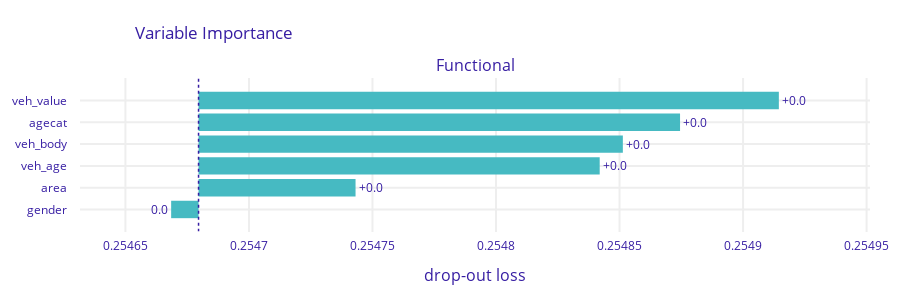
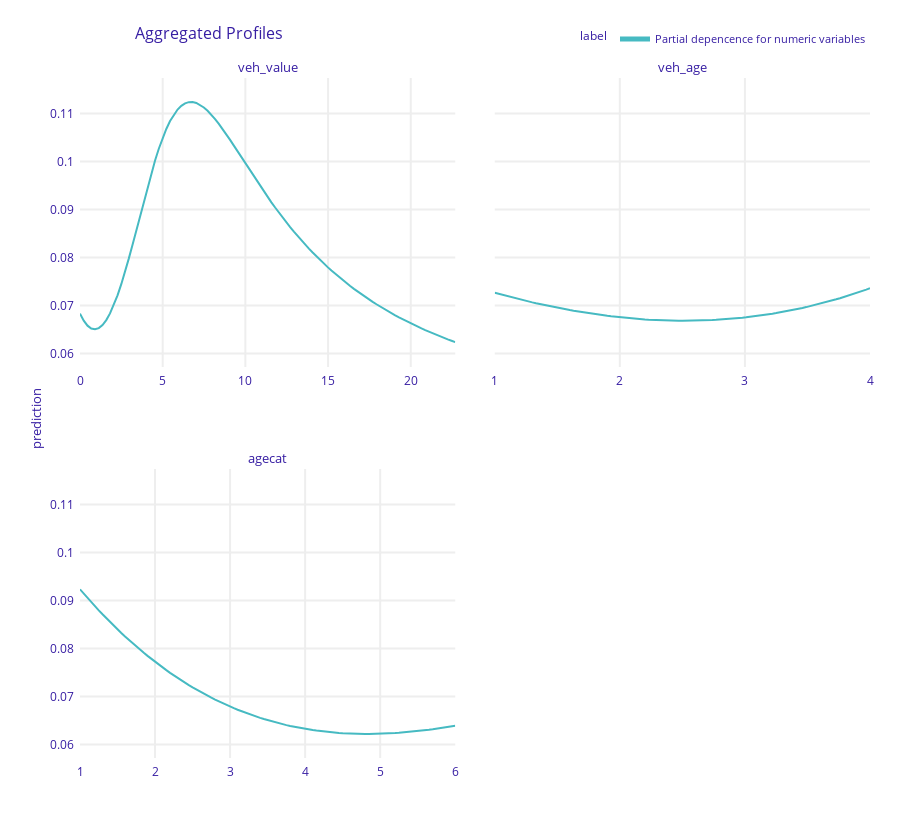
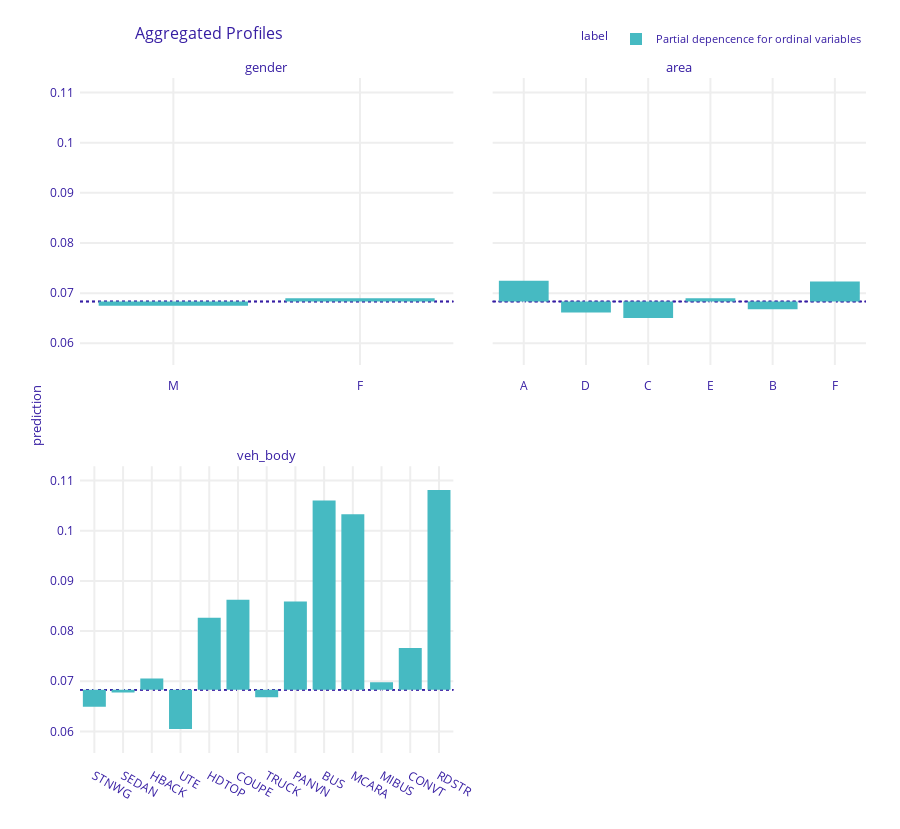

Here is the notebook cell these charts were saved with, in order:
### Code cell
# Interpretation
import numpy as np
from sklearn.metrics import log_loss
import dalex as dx

# Set up explainer
def pred_fun(m, X):
    return m.predict(dict_provider(X), batch_size=1000).flatten()

exp = dx.Explainer(
    model, 
    data=df_valid[dense_features + ["veh_body"]], 
    y=y_valid, 
    predict_function=pred_fun, 
    verbose=False
)

# Performance on validation data
valid_loss = log_loss(y_valid, exp.predict(df_valid))
valid_loss0 = log_loss(y_valid, np.repeat(y_train.mean(), len(y_valid)))
rel_imp = (valid_loss0 - valid_loss) / valid_loss0

print(f"Validation log-loss:              {valid_loss: .3f}")
print(f"Relative improvement in log-loss: {rel_imp: .3%}")

# Permutation importance
vi = exp.model_parts()
vi.plot()

# Partial dependence
pdp_num = exp.model_profile(
    type="partial",
    label="Partial depencence for numeric variables",
    variables=num_features,
    verbose=False
)
pdp_num.plot()

pdp_ord = exp.model_profile(
    type="partial",
    label="Partial depencence for ordinal variables",
    variables=ord_features + ["veh_body"],
    variable_type="categorical",
    verbose=False
)
pdp_ord.plot()

### Figure 1 — Plotly figure (JSON) as saved in the notebook; plotly's stock layout.template omitted (floating-point values rounded to 4 significant figures)
{"data": [{"base": 0.2547, "hoverinfo": "text", "hoverlabel": {"bgcolor": "rgba(0,0,0,0.8)"}, "hovertext": ["Model: Functional loss after<br>variable: veh_value is permuted: 0.255<br>Drop-out loss change: +0.0", "Model: Functional loss after<br>variable: agecat is permuted: 0.255<br>Drop-out loss change: +0.0", "Model: Functional loss after<br>variable: veh_body is permuted: 0.255<br>Drop-out loss change: +0.0", "Model: Functional loss after<br>variable: veh_age is permuted: 0.255<br>Drop-out loss change: +0.0", "Model: Functional loss after<br>variable: area is permuted: 0.255<br>Drop-out loss change: +0.0", "Model: Functional loss after<br>variable: gender is permuted: 0.255<br>Drop-out loss change: -0.0"], "marker": {"color": "#46bac2"}, "orientation": "h", "showlegend": false, "text": ["+0.0", "+0.0", "+0.0", "+0.0", "+0.0", "0.0"], "textposition": "outside", "type": "bar", "x": [0.0002349, 0.0001949, 0.0001717, 0.0001624, 6.355e-05, -1.109e-05], "xaxis": "x", "y": ["veh_value", "agecat", "veh_body", "veh_age", "area", "gender"], "yaxis": "y"}], "layout": {"annotations": [{"font": {"size": 16}, "showarrow": false, "text": "Functional", "x": 0.5, "xanchor": "center", "xref": "paper", "y": 1, "yanchor": "bottom", "yref": "paper"}, {"font": {"size": 16}, "showarrow": false, "text": "drop-out loss", "x": 0.5, "xanchor": "center", "xref": "paper", "y": 0, "yanchor": "top", "yref": "paper", "yshift": -30}], "font": {"color": "#371ea3"}, "height": 303, "margin": {"b": 71, "r": 30, "t": 78}, "shapes": [{"line": {"color": "#371ea3", "dash": "dot", "width": 1.5}, "type": "line", "x0": 0.2547, "x1": 0.2547, "xref": "x", "y0": -1, "y1": 6, "yref": "y"}], "title": {"text": "Variable Importance", "x": 0.15}, "xaxis": {"anchor": "y", "automargin": true, "domain": [0, 1], "fixedrange": true, "gridwidth": 2, "range": [0.2546, 0.255], "tickcolor": "white", "ticklen": 3, "ticks": "outside", "type": "linear", "zeroline": false}, "yaxis": {"anchor": "x", "automargin": true, "autorange": "reversed", "domain": [0, 1], "fixedrange": true, "gridwidth": 2, "tickcolor": "white", "ticklen": 10, "ticks": "outside", "type": "category"}}}

### Figure 2 — Plotly figure (JSON) as saved in the notebook; plotly's stock layout.template omitted (floating-point values rounded to 4 significant figures; data arrays with more than 128 entries replaced by an {"elided": "..."} marker saying what was removed)
{"data": [{"customdata": {"elided": "101x3 mixed values"}, "hovertemplate": "<b>%{hovertext}</b><br><br>prediction=%{y:.3f}<br>mean_prediction=%{customdata[0]:.3f}<extra></extra>", "hovertext": ["Partial depencence for numeric variables", "Partial depencence for numeric variables", "Partial depencence for numeric variables", "Partial depencence for numeric variables", "Partial depencence for numeric variables", "Partial depencence for numeric variables", "Partial depencence for numeric variables", "Partial depencence for numeric variables", "Partial depencence for numeric variables", "Partial depencence for numeric variables", "Partial depencence for numeric variables", "Partial depencence for numeric variables", "Partial depencence for numeric variables", "Partial depencence for numeric variables", "Partial depencence for numeric variables", "Partial depencence for numeric variables", "Partial depencence for numeric variables", "Partial depencence for numeric variables", "Partial depencence for numeric variables", "Partial depencence for numeric variables", "Partial depencence for numeric variables", "Partial depencence for numeric variables", "Partial depencence for numeric variables", "Partial depencence for numeric variables", "Partial depencence for numeric variables", "Partial depencence for numeric variables", "Partial depencence for numeric variables", "Partial depencence for numeric variables", "Partial depencence for numeric variables", "Partial depencence for numeric variables", "Partial depencence for numeric variables", "Partial depencence for numeric variables", "Partial depencence for numeric variables", "Partial depencence for numeric variables", "Partial depencence for numeric variables", "Partial depencence for numeric variables", "Partial depencence for numeric variables", "Partial depencence for numeric variables", "Partial depencence for numeric variables", "Partial depencence for numeric variables", "Partial depencence for numeric variables", "Partial depencence for numeric variables", "Partial depencence for numeric variables", "Partial depencence for numeric variables", "Partial depencence for numeric variables", "Partial depencence for numeric variables", "Partial depencence for numeric variables", "Partial depencence for numeric variables", "Partial depencence for numeric variables", "Partial depencence for numeric variables", "Partial depencence for numeric variables", "Partial depencence for numeric variables", "Partial depencence for numeric variables", "Partial depencence for numeric variables", "Partial depencence for numeric variables", "Partial depencence for numeric variables", "Partial depencence for numeric variables", "Partial depencence for numeric variables", "Partial depencence for numeric variables", "Partial depencence for numeric variables", "Partial depencence for numeric variables", "Partial depencence for numeric variables", "Partial depencence for numeric variables", "Partial depencence for numeric variables", "Partial depencence for numeric variables", "Partial depencence for numeric variables", "Partial depencence for numeric variables", "Partial depencence for numeric variables", "Partial depencence for numeric variables", "Partial depencence for numeric variables", "Partial depencence for numeric variables", "Partial depencence for numeric variables", "Partial depencence for numeric variables", "Partial depencence for numeric variables", "Partial depencence for numeric variables", "Partial depencence for numeric variables", "Partial depencence for numeric variables", "Partial depencence for numeric variables", "Partial depencence for numeric variables", "Partial depencence for numeric variables", "Partial depencence for numeric variables", "Partial depencence for numeric variables", "Partial depencence for numeric variables", "Partial depencence for numeric variables", "Partial depencence for numeric variables", "Partial depencence for numeric variables", "Partial depencence for numeric variables", "Partial depencence for numeric variables", "Partial depencence for numeric variables", "Partial depencence for numeric variables", "Partial depencence for numeric variables", "Partial depencence for numeric variables", "Partial depencence for numeric variables", "Partial depencence for numeric variables", "Partial depencence for numeric variables", "Partial depencence for numeric variables", "Partial depencence for numeric variables", "Partial depencence for numeric variables", "Partial depencence for numeric variables", "Partial depencence for numeric variables", "Partial depencence for numeric variables"], "legendgroup": "Partial depencence for numeric variables", "line": {"color": "#46bac2", "dash": "solid", "width": 2}, "marker": {"symbol": "circle"}, "mode": "lines", "name": "Partial depencence for numeric variables", "opacity": 1, "orientation": "v", "showlegend": true, "type": "scatter", "x": [0, 0.2269, 0.4538, 0.6807, 0.9076, 1.135, 1.361, 1.588, 1.815, 2.042, 2.269, 2.496, 2.723, 2.95, 3.177, 3.404, 3.63, 3.857, 4.084, 4.311, 4.538, 4.765, 4.992, 5.219, 5.446, 5.673, 5.899, 6.126, 6.353, 6.58, 6.807, 7.034, 7.261, 7.488, 7.715, 7.942, 8.168, 8.395, 8.622, 8.849, 9.076, 9.303, 9.53, 9.757, 9.984, 10.21, 10.44, 10.66, 10.89, 11.12, 11.35, 11.57, 11.8, 12.03, 12.25, 12.48, 12.71, 12.93, 13.16, 13.39, 13.61, 13.84, 14.07, 14.29, 14.52, 14.75, 14.98, 15.2, 15.43, 15.66, 15.88, 16.11, 16.34, 16.56, 16.79, 17.02, 17.24, 17.47, 17.7, 17.93, 18.15, 18.38, 18.61, 18.83, 19.06, 19.29, 19.51, 19.74, 19.97, 20.19, 20.42, 20.65, 20.87, 21.1, 21.33, 21.56, 21.78, 22.01, 22.24, 22.46, 22.69], "xaxis": "x3", "y": [0.06833, 0.06685, 0.06582, 0.06523, 0.06506, 0.06531, 0.06596, 0.06698, 0.06837, 0.0701, 0.07214, 0.07446, 0.07702, 0.07979, 0.0827, 0.0857, 0.08875, 0.09178, 0.09473, 0.09756, 0.1002, 0.1027, 0.1049, 0.1068, 0.1084, 0.1098, 0.1108, 0.1116, 0.1121, 0.1124, 0.1124, 0.1122, 0.1118, 0.1113, 0.1106, 0.1098, 0.1088, 0.1079, 0.1068, 0.1057, 0.1045, 0.1033, 0.1021, 0.1009, 0.09968, 0.09847, 0.09727, 0.09608, 0.0949, 0.09375, 0.09262, 0.09151, 0.09043, 0.08937, 0.08834, 0.08734, 0.08636, 0.08541, 0.08449, 0.08359, 0.08272, 0.08188, 0.08106, 0.08026, 0.07949, 0.07874, 0.07801, 0.07731, 0.07662, 0.07596, 0.07531, 0.07468, 0.07408, 0.07349, 0.07291, 0.07235, 0.07181, 0.07129, 0.07077, 0.07028, 0.06979, 0.06932, 0.06886, 0.06842, 0.06798, 0.06756, 0.06715, 0.06675, 0.06636, 0.06598, 0.06561, 0.06525, 0.0649, 0.06456, 0.06422, 0.0639, 0.06358, 0.06327, 0.06297, 0.06267, 0.06239], "yaxis": "y3"}, {"customdata": {"elided": "101x3 mixed values"}, "hovertemplate": "<b>%{hovertext}</b><br><br>prediction=%{y:.3f}<br>mean_prediction=%{customdata[0]:.3f}<extra></extra>", "hovertext": ["Partial depencence for numeric variables", "Partial depencence for numeric variables", "Partial depencence for numeric variables", "Partial depencence for numeric variables", "Partial depencence for numeric variables", "Partial depencence for numeric variables", "Partial depencence for numeric variables", "Partial depencence for numeric variables", "Partial depencence for numeric variables", "Partial depencence for numeric variables", "Partial depencence for numeric variables", "Partial depencence for numeric variables", "Partial depencence for numeric variables", "Partial depencence for numeric variables", "Partial depencence for numeric variables", "Partial depencence for numeric variables", "Partial depencence for numeric variables", "Partial depencence for numeric variables", "Partial depencence for numeric variables", "Partial depencence for numeric variables", "Partial depencence for numeric variables", "Partial depencence for numeric variables", "Partial depencence for numeric variables", "Partial depencence for numeric variables", "Partial depencence for numeric variables", "Partial depencence for numeric variables", "Partial depencence for numeric variables", "Partial depencence for numeric variables", "Partial depencence for numeric variables", "Partial depencence for numeric variables", "Partial depencence for numeric variables", "Partial depencence for numeric variables", "Partial depencence for numeric variables", "Partial depencence for numeric variables", "Partial depencence for numeric variables", "Partial depencence for numeric variables", "Partial depencence for numeric variables", "Partial depencence for numeric variables", "Partial depencence for numeric variables", "Partial depencence for numeric variables", "Partial depencence for numeric variables", "Partial depencence for numeric variables", "Partial depencence for numeric variables", "Partial depencence for numeric variables", "Partial depencence for numeric variables", "Partial depencence for numeric variables", "Partial depencence for numeric variables", "Partial depencence for numeric variables", "Partial depencence for numeric variables", "Partial depencence for numeric variables", "Partial depencence for numeric variables", "Partial depencence for numeric variables", "Partial depencence for numeric variables", "Partial depencence for numeric variables", "Partial depencence for numeric variables", "Partial depencence for numeric variables", "Partial depencence for numeric variables", "Partial depencence for numeric variables", "Partial depencence for numeric variables", "Partial depencence for numeric variables", "Partial depencence for numeric variables", "Partial depencence for numeric variables", "Partial depencence for numeric variables", "Partial depencence for numeric variables", "Partial depencence for numeric variables", "Partial depencence for numeric variables", "Partial depencence for numeric variables", "Partial depencence for numeric variables", "Partial depencence for numeric variables", "Partial depencence for numeric variables", "Partial depencence for numeric variables", "Partial depencence for numeric variables", "Partial depencence for numeric variables", "Partial depencence for numeric variables", "Partial depencence for numeric variables", "Partial depencence for numeric variables", "Partial depencence for numeric variables", "Partial depencence for numeric variables", "Partial depencence for numeric variables", "Partial depencence for numeric variables", "Partial depencence for numeric variables", "Partial depencence for numeric variables", "Partial depencence for numeric variables", "Partial depencence for numeric variables", "Partial depencence for numeric variables", "Partial depencence for numeric variables", "Partial depencence for numeric variables", "Partial depencence for numeric variables", "Partial depencence for numeric variables", "Partial depencence for numeric variables", "Partial depencence for numeric variables", "Partial depencence for numeric variables", "Partial depencence for numeric variables", "Partial depencence for numeric variables", "Partial depencence for numeric variables", "Partial depencence for numeric variables", "Partial depencence for numeric variables", "Partial depencence for numeric variables", "Partial depencence for numeric variables", "Partial depencence for numeric variables", "Partial depencence for numeric variables"], "legendgroup": "Partial depencence for numeric variables", "line": {"color": "#46bac2", "dash": "solid", "width": 2}, "marker": {"symbol": "circle"}, "mode": "lines", "name": "Partial depencence for numeric variables", "opacity": 1, "orientation": "v", "showlegend": false, "type": "scatter", "x": [1, 1.03, 1.06, 1.09, 1.12, 1.15, 1.18, 1.21, 1.24, 1.27, 1.3, 1.33, 1.36, 1.39, 1.42, 1.45, 1.48, 1.51, 1.54, 1.57, 1.6, 1.63, 1.66, 1.69, 1.72, 1.75, 1.78, 1.81, 1.84, 1.87, 1.9, 1.93, 1.96, 1.99, 2.02, 2.05, 2.08, 2.11, 2.14, 2.17, 2.2, 2.23, 2.26, 2.29, 2.32, 2.35, 2.38, 2.41, 2.44, 2.47, 2.5, 2.53, 2.56, 2.59, 2.62, 2.65, 2.68, 2.71, 2.74, 2.77, 2.8, 2.83, 2.86, 2.89, 2.92, 2.95, 2.98, 3.01, 3.04, 3.07, 3.1, 3.13, 3.16, 3.19, 3.22, 3.25, 3.28, 3.31, 3.34, 3.37, 3.4, 3.43, 3.46, 3.49, 3.52, 3.55, 3.58, 3.61, 3.64, 3.67, 3.7, 3.73, 3.76, 3.79, 3.82, 3.85, 3.88, 3.91, 3.94, 3.97, 4], "xaxis": "x4", "y": [0.07266, 0.07244, 0.07223, 0.07203, 0.07182, 0.07162, 0.07143, 0.07123, 0.07104, 0.07086, 0.07067, 0.0705, 0.07032, 0.07015, 0.06998, 0.06982, 0.06966, 0.06951, 0.06936, 0.06921, 0.06907, 0.06893, 0.06879, 0.06866, 0.06854, 0.06841, 0.0683, 0.06818, 0.06807, 0.06797, 0.06787, 0.06777, 0.06768, 0.0676, 0.06751, 0.06744, 0.06736, 0.0673, 0.06723, 0.06717, 0.06712, 0.06707, 0.06703, 0.06699, 0.06695, 0.06692, 0.0669, 0.06688, 0.06686, 0.06685, 0.06685, 0.06685, 0.06685, 0.06686, 0.06688, 0.0669, 0.06693, 0.06696, 0.06699, 0.06704, 0.06708, 0.06713, 0.06719, 0.06726, 0.06732, 0.0674, 0.06748, 0.06756, 0.06765, 0.06775, 0.06785, 0.06796, 0.06807, 0.06819, 0.06831, 0.06844, 0.06858, 0.06872, 0.06887, 0.06902, 0.06918, 0.06934, 0.06951, 0.06969, 0.06987, 0.07006, 0.07025, 0.07045, 0.07066, 0.07087, 0.07109, 0.07131, 0.07154, 0.07178, 0.07202, 0.07227, 0.07253, 0.07279, 0.07306, 0.07333, 0.07361], "yaxis": "y4"}, {"customdata": {"elided": "101x3 mixed values"}, "hovertemplate": "<b>%{hovertext}</b><br><br>prediction=%{y:.3f}<br>mean_prediction=%{customdata[0]:.3f}<extra></extra>", "hovertext": ["Partial depencence for numeric variables", "Partial depencence for numeric variables", "Partial depencence for numeric variables", "Partial depencence for numeric variables", "Partial depencence for numeric variables", "Partial depencence for numeric variables", "Partial depencence for numeric variables", "Partial depencence for numeric variables", "Partial depencence for numeric variables", "Partial depencence for numeric variables", "Partial depencence for numeric variables", "Partial depencence for numeric variables", "Partial depencence for numeric variables", "Partial depencence for numeric variables", "Partial depencence for numeric variables", "Partial depencence for numeric variables", "Partial depencence for numeric variables", "Partial depencence for numeric variables", "Partial depencence for numeric variables", "Partial depencence for numeric variables", "Partial depencence for numeric variables", "Partial depencence for numeric variables", "Partial depencence for numeric variables", "Partial depencence for numeric variables", "Partial depencence for numeric variables", "Partial depencence for numeric variables", "Partial depencence for numeric variables", "Partial depencence for numeric variables", "Partial depencence for numeric variables", "Partial depencence for numeric variables", "Partial depencence for numeric variables", "Partial depencence for numeric variables", "Partial depencence for numeric variables", "Partial depencence for numeric variables", "Partial depencence for numeric variables", "Partial depencence for numeric variables", "Partial depencence for numeric variables", "Partial depencence for numeric variables", "Partial depencence for numeric variables", "Partial depencence for numeric variables", "Partial depencence for numeric variables", "Partial depencence for numeric variables", "Partial depencence for numeric variables", "Partial depencence for numeric variables", "Partial depencence for numeric variables", "Partial depencence for numeric variables", "Partial depencence for numeric variables", "Partial depencence for numeric variables", "Partial depencence for numeric variables", "Partial depencence for numeric variables", "Partial depencence for numeric variables", "Partial depencence for numeric variables", "Partial depencence for numeric variables", "Partial depencence for numeric variables", "Partial depencence for numeric variables", "Partial depencence for numeric variables", "Partial depencence for numeric variables", "Partial depencence for numeric variables", "Partial depencence for numeric variables", "Partial depencence for numeric variables", "Partial depencence for numeric variables", "Partial depencence for numeric variables", "Partial depencence for numeric variables", "Partial depencence for numeric variables", "Partial depencence for numeric variables", "Partial depencence for numeric variables", "Partial depencence for numeric variables", "Partial depencence for numeric variables", "Partial depencence for numeric variables", "Partial depencence for numeric variables", "Partial depencence for numeric variables", "Partial depencence for numeric variables", "Partial depencence for numeric variables", "Partial depencence for numeric variables", "Partial depencence for numeric variables", "Partial depencence for numeric variables", "Partial depencence for numeric variables", "Partial depencence for numeric variables", "Partial depencence for numeric variables", "Partial depencence for numeric variables", "Partial depencence for numeric variables", "Partial depencence for numeric variables", "Partial depencence for numeric variables", "Partial depencence for numeric variables", "Partial depencence for numeric variables", "Partial depencence for numeric variables", "Partial depencence for numeric variables", "Partial depencence for numeric variables", "Partial depencence for numeric variables", "Partial depencence for numeric variables", "Partial depencence for numeric variables", "Partial depencence for numeric variables", "Partial depencence for numeric variables", "Partial depencence for numeric variables", "Partial depencence for numeric variables", "Partial depencence for numeric variables", "Partial depencence for numeric variables", "Partial depencence for numeric variables", "Partial depencence for numeric variables", "Partial depencence for numeric variables", "Partial depencence for numeric variables"], "legendgroup": "Partial depencence for numeric variables", "line": {"color": "#46bac2", "dash": "solid", "width": 2}, "marker": {"symbol": "circle"}, "mode": "lines", "name": "Partial depencence for numeric variables", "opacity": 1, "orientation": "v", "showlegend": false, "type": "scatter", "x": [1, 1.05, 1.1, 1.15, 1.2, 1.25, 1.3, 1.35, 1.4, 1.45, 1.5, 1.55, 1.6, 1.65, 1.7, 1.75, 1.8, 1.85, 1.9, 1.95, 2, 2.05, 2.1, 2.15, 2.2, 2.25, 2.3, 2.35, 2.4, 2.45, 2.5, 2.55, 2.6, 2.65, 2.7, 2.75, 2.8, 2.85, 2.9, 2.95, 3, 3.05, 3.1, 3.15, 3.2, 3.25, 3.3, 3.35, 3.4, 3.45, 3.5, 3.55, 3.6, 3.65, 3.7, 3.75, 3.8, 3.85, 3.9, 3.95, 4, 4.05, 4.1, 4.15, 4.2, 4.25, 4.3, 4.35, 4.4, 4.45, 4.5, 4.55, 4.6, 4.65, 4.7, 4.75, 4.8, 4.85, 4.9, 4.95, 5, 5.05, 5.1, 5.15, 5.2, 5.25, 5.3, 5.35, 5.4, 5.45, 5.5, 5.55, 5.6, 5.65, 5.7, 5.75, 5.8, 5.85, 5.9, 5.95, 6], "xaxis": "x", "y": [0.09234, 0.09143, 0.09054, 0.08967, 0.08881, 0.08797, 0.08714, 0.08634, 0.08554, 0.08477, 0.08401, 0.08326, 0.08253, 0.08182, 0.08112, 0.08044, 0.07977, 0.07911, 0.07848, 0.07785, 0.07724, 0.07665, 0.07607, 0.0755, 0.07495, 0.07441, 0.07389, 0.07338, 0.07288, 0.0724, 0.07193, 0.07147, 0.07103, 0.0706, 0.07018, 0.06977, 0.06938, 0.069, 0.06863, 0.06827, 0.06792, 0.06759, 0.06727, 0.06695, 0.06665, 0.06637, 0.06609, 0.06582, 0.06557, 0.06532, 0.06508, 0.06486, 0.06464, 0.06444, 0.06425, 0.06406, 0.06389, 0.06372, 0.06356, 0.06342, 0.06328, 0.06315, 0.06303, 0.06292, 0.06282, 0.06273, 0.06264, 0.06256, 0.06249, 0.06243, 0.06238, 0.06234, 0.0623, 0.06227, 0.06225, 0.06223, 0.06223, 0.06223, 0.06223, 0.06225, 0.06227, 0.0623, 0.06233, 0.06237, 0.06242, 0.06247, 0.06253, 0.0626, 0.06267, 0.06274, 0.06283, 0.06292, 0.06301, 0.06311, 0.06321, 0.06332, 0.06344, 0.06356, 0.06368, 0.06381, 0.06395], "yaxis": "y"}], "layout": {"annotations": [{"font": {"size": 13}, "showarrow": false, "text": "agecat", "x": 0.2375, "xanchor": "center", "xref": "paper", "y": 0.425, "yanchor": "bottom", "yref": "paper"}, {"font": {"size": 13}, "showarrow": false, "text": "veh_value", "x": 0.2375, "xanchor": "center", "xref": "paper", "y": 1, "yanchor": "bottom", "yref": "paper"}, {"font": {"size": 13}, "showarrow": false, "text": "veh_age", "x": 0.7625, "xanchor": "center", "xref": "paper", "y": 1, "yanchor": "bottom", "yref": "paper"}, {"font": {"size": 13}, "showarrow": false, "text": "prediction", "textangle": -90, "x": -0.07, "xref": "paper", "y": 0.5, "yref": "paper"}], "font": {"color": "#371ea3"}, "height": 829, "hovermode": "x unified", "legend": {"font": {"size": 11}, "itemsizing": "constant", "orientation": "h", "title": {"font": {"size": 12}, "text": "label"}, "tracegroupgap": 0, "x": 1, "xanchor": "right", "y": 1.036, "yanchor": "bottom"}, "margin": {"b": 71, "r": 30, "t": 78}, "title": {"font": {"size": 16}, "text": "Aggregated Profiles", "x": 0.15}, "xaxis": {"anchor": "y", "automargin": true, "domain": [0, 0.475], "fixedrange": true, "gridwidth": 2, "showticklabels": true, "tickcolor": "white", "ticklen": 3, "ticks": "outside", "title": {"text": ""}, "type": "linear", "zeroline": false}, "xaxis2": {"anchor": "y2", "automargin": true, "domain": [0.525, 1], "fixedrange": true, "gridwidth": 2, "showticklabels": true, "tickcolor": "white", "ticklen": 3, "ticks": "outside", "title": {"text": ""}, "type": "linear", "zeroline": false}, "xaxis3": {"anchor": "y3", "automargin": true, "domain": [0, 0.475], "fixedrange": true, "gridwidth": 2, "showticklabels": true, "tickcolor": "white", "ticklen": 3, "ticks": "outside", "title": {"text": ""}, "type": "linear", "zeroline": false}, "xaxis4": {"anchor": "y4", "automargin": true, "domain": [0.525, 1], "fixedrange": true, "gridwidth": 2, "showticklabels": true, "tickcolor": "white", "ticklen": 3, "ticks": "outside", "title": {"text": ""}, "type": "linear", "zeroline": false}, "yaxis": {"anchor": "x", "automargin": true, "domain": [0, 0.425], "fixedrange": true, "gridwidth": 2, "range": [0.05721, 0.1174], "tickcolor": "white", "ticklen": 3, "ticks": "outside", "title": {"text": ""}, "type": "linear", "zeroline": false}, "yaxis2": {"anchor": "x2", "automargin": true, "domain": [0, 0.425], "fixedrange": true, "gridwidth": 2, "matches": "y", "range": [0.05721, 0.1174], "showticklabels": false, "tickcolor": "white", "ticklen": 3, "ticks": "outside", "title": {"text": ""}, "type": "linear", "zeroline": false}, "yaxis3": {"anchor": "x3", "automargin": true, "domain": [0.575, 1], "fixedrange": true, "gridwidth": 2, "matches": "y", "range": [0.05721, 0.1174], "tickcolor": "white", "ticklen": 3, "ticks": "outside", "title": {"text": ""}, "type": "linear", "zeroline": false}, "yaxis4": {"anchor": "x4", "automargin": true, "domain": [0.575, 1], "fixedrange": true, "gridwidth": 2, "matches": "y", "range": [0.05721, 0.1174], "showticklabels": false, "tickcolor": "white", "ticklen": 3, "ticks": "outside", "title": {"text": ""}, "type": "linear", "zeroline": false}}}

### Figure 3 — Plotly figure (JSON) as saved in the notebook; plotly's stock layout.template omitted (floating-point values rounded to 4 significant figures)
{"data": [{"alignmentgroup": "True", "base": [0.06831, 0.06831], "customdata": [[0.06747, "Partial depencence for ordinal variables", "gender"], [0.06898, "Partial depencence for ordinal variables", "gender"]], "hovertemplate": "<b>%{hovertext}</b><br><br>mean_prediction=%{base:.3f}<br>prediction=%{customdata[0]:.3f}<extra></extra>", "hovertext": ["Partial depencence for ordinal variables", "Partial depencence for ordinal variables"], "legendgroup": "Partial depencence for ordinal variables", "marker": {"color": "#46bac2", "pattern": {"shape": ""}}, "name": "Partial depencence for ordinal variables", "offsetgroup": "Partial depencence for ordinal variables", "orientation": "v", "showlegend": true, "textposition": "auto", "type": "bar", "x": ["M", "F"], "xaxis": "x3", "y": [-0.0008443, 0.0006674], "yaxis": "y3"}, {"alignmentgroup": "True", "base": [0.06831, 0.06831, 0.06831, 0.06831, 0.06831, 0.06831], "customdata": [[0.07247, "Partial depencence for ordinal variables", "area"], [0.06616, "Partial depencence for ordinal variables", "area"], [0.06505, "Partial depencence for ordinal variables", "area"], [0.06896, "Partial depencence for ordinal variables", "area"], [0.06679, "Partial depencence for ordinal variables", "area"], [0.07232, "Partial depencence for ordinal variables", "area"]], "hovertemplate": "<b>%{hovertext}</b><br><br>mean_prediction=%{base:.3f}<br>prediction=%{customdata[0]:.3f}<extra></extra>", "hovertext": ["Partial depencence for ordinal variables", "Partial depencence for ordinal variables", "Partial depencence for ordinal variables", "Partial depencence for ordinal variables", "Partial depencence for ordinal variables", "Partial depencence for ordinal variables"], "legendgroup": "Partial depencence for ordinal variables", "marker": {"color": "#46bac2", "pattern": {"shape": ""}}, "name": "Partial depencence for ordinal variables", "offsetgroup": "Partial depencence for ordinal variables", "orientation": "v", "showlegend": false, "textposition": "auto", "type": "bar", "x": ["A", "D", "C", "E", "B", "F"], "xaxis": "x4", "y": [0.004156, -0.002155, -0.003266, 0.0006431, -0.001528, 0.004008], "yaxis": "y4"}, {"alignmentgroup": "True", "base": [0.06831, 0.06831, 0.06831, 0.06831, 0.06831, 0.06831, 0.06831, 0.06831, 0.06831, 0.06831, 0.06831, 0.06831, 0.06831], "customdata": [[0.06494, "Partial depencence for ordinal variables", "veh_body"], [0.06777, "Partial depencence for ordinal variables", "veh_body"], [0.07054, "Partial depencence for ordinal variables", "veh_body"], [0.06046, "Partial depencence for ordinal variables", "veh_body"], [0.08264, "Partial depencence for ordinal variables", "veh_body"], [0.08626, "Partial depencence for ordinal variables", "veh_body"], [0.06681, "Partial depencence for ordinal variables", "veh_body"], [0.0859, "Partial depencence for ordinal variables", "veh_body"], [0.106, "Partial depencence for ordinal variables", "veh_body"], [0.1033, "Partial depencence for ordinal variables", "veh_body"], [0.06982, "Partial depencence for ordinal variables", "veh_body"], [0.07664, "Partial depencence for ordinal variables", "veh_body"], [0.1081, "Partial depencence for ordinal variables", "veh_body"]], "hovertemplate": "<b>%{hovertext}</b><br><br>mean_prediction=%{base:.3f}<br>prediction=%{customdata[0]:.3f}<extra></extra>", "hovertext": ["Partial depencence for ordinal variables", "Partial depencence for ordinal variables", "Partial depencence for ordinal variables", "Partial depencence for ordinal variables", "Partial depencence for ordinal variables", "Partial depencence for ordinal variables", "Partial depencence for ordinal variables", "Partial depencence for ordinal variables", "Partial depencence for ordinal variables", "Partial depencence for ordinal variables", "Partial depencence for ordinal variables", "Partial depencence for ordinal variables", "Partial depencence for ordinal variables"], "legendgroup": "Partial depencence for ordinal variables", "marker": {"color": "#46bac2", "pattern": {"shape": ""}}, "name": "Partial depencence for ordinal variables", "offsetgroup": "Partial depencence for ordinal variables", "orientation": "v", "showlegend": false, "textposition": "auto", "type": "bar", "x": ["STNWG", "SEDAN", "HBACK", "UTE", "HDTOP", "COUPE", "TRUCK", "PANVN", "BUS", "MCARA", "MIBUS", "CONVT", "RDSTR"], "xaxis": "x", "y": [-0.003376, -0.0005486, 0.002222, -0.007851, 0.01433, 0.01794, -0.001508, 0.01759, 0.0377, 0.03498, 0.001508, 0.008323, 0.03981], "yaxis": "y"}], "layout": {"annotations": [{"font": {"size": 13}, "showarrow": false, "text": "veh_body", "x": 0.2375, "xanchor": "center", "xref": "paper", "y": 0.425, "yanchor": "bottom", "yref": "paper"}, {"font": {"size": 13}, "showarrow": false, "text": "gender", "x": 0.2375, "xanchor": "center", "xref": "paper", "y": 1, "yanchor": "bottom", "yref": "paper"}, {"font": {"size": 13}, "showarrow": false, "text": "area", "x": 0.7625, "xanchor": "center", "xref": "paper", "y": 1, "yanchor": "bottom", "yref": "paper"}, {"font": {"size": 13}, "showarrow": false, "text": "prediction", "textangle": -90, "x": -0.07, "xref": "paper", "y": 0.5, "yref": "paper"}], "barmode": "group", "font": {"color": "#371ea3"}, "height": 829, "hovermode": "x unified", "legend": {"font": {"size": 11}, "itemsizing": "constant", "orientation": "h", "title": {"font": {"size": 12}, "text": "label"}, "tracegroupgap": 0, "x": 1, "xanchor": "right", "y": 1.036, "yanchor": "bottom"}, "margin": {"b": 71, "r": 30, "t": 78}, "shapes": [{"layer": "below", "line": {"color": "#371ea3", "dash": "dot", "width": 1.5}, "type": "line", "x0": 0, "x1": 1, "xref": "x domain", "y0": 0.06831, "y1": 0.06831, "yref": "y"}, {"layer": "below", "line": {"color": "#371ea3", "dash": "dot", "width": 1.5}, "type": "line", "x0": 0, "x1": 1, "xref": "x3 domain", "y0": 0.06831, "y1": 0.06831, "yref": "y3"}, {"layer": "below", "line": {"color": "#371ea3", "dash": "dot", "width": 1.5}, "type": "line", "x0": 0, "x1": 1, "xref": "x4 domain", "y0": 0.06831, "y1": 0.06831, "yref": "y4"}, {"layer": "below", "line": {"color": "#371ea3", "dash": "dot", "width": 1.5}, "type": "line", "x0": 0, "x1": 1, "xref": "x domain", "y0": 0.06831, "y1": 0.06831, "yref": "y"}, {"layer": "below", "line": {"color": "#371ea3", "dash": "dot", "width": 1.5}, "type": "line", "x0": 0, "x1": 1, "xref": "x3 domain", "y0": 0.06831, "y1": 0.06831, "yref": "y3"}, {"layer": "below", "line": {"color": "#371ea3", "dash": "dot", "width": 1.5}, "type": "line", "x0": 0, "x1": 1, "xref": "x4 domain", "y0": 0.06831, "y1": 0.06831, "yref": "y4"}, {"layer": "below", "line": {"color": "#371ea3", "dash": "dot", "width": 1.5}, "type": "line", "x0": 0, "x1": 1, "xref": "x domain", "y0": 0.06831, "y1": 0.06831, "yref": "y"}, {"layer": "below", "line": {"color": "#371ea3", "dash": "dot", "width": 1.5}, "type": "line", "x0": 0, "x1": 1, "xref": "x3 domain", "y0": 0.06831, "y1": 0.06831, "yref": "y3"}, {"layer": "below", "line": {"color": "#371ea3", "dash": "dot", "width": 1.5}, "type": "line", "x0": 0, "x1": 1, "xref": "x4 domain", "y0": 0.06831, "y1": 0.06831, "yref": "y4"}], "title": {"font": {"size": 16}, "text": "Aggregated Profiles", "x": 0.15}, "xaxis": {"anchor": "y", "automargin": true, "domain": [0, 0.475], "fixedrange": true, "gridwidth": 2, "showticklabels": true, "tickcolor": "white", "ticklen": 10, "ticks": "outside", "title": {"text": ""}, "type": "category"}, "xaxis2": {"anchor": "y2", "automargin": true, "domain": [0.525, 1], "fixedrange": true, "gridwidth": 2, "showticklabels": true, "tickcolor": "white", "ticklen": 10, "ticks": "outside", "title": {"text": ""}, "type": "category"}, "xaxis3": {"anchor": "y3", "automargin": true, "domain": [0, 0.475], "fixedrange": true, "gridwidth": 2, "showticklabels": true, "tickcolor": "white", "ticklen": 10, "ticks": "outside", "title": {"text": ""}, "type": "category"}, "xaxis4": {"anchor": "y4", "automargin": true, "domain": [0.525, 1], "fixedrange": true, "gridwidth": 2, "showticklabels": true, "tickcolor": "white", "ticklen": 10, "ticks": "outside", "title": {"text": ""}, "type": "category"}, "yaxis": {"anchor": "x", "automargin": true, "domain": [0, 0.425], "fixedrange": true, "gridwidth": 2, "range": [0.0557, 0.1129], "tickcolor": "white", "ticklen": 3, "ticks": "outside", "title": {"text": ""}, "type": "linear", "zeroline": false}, "yaxis2": {"anchor": "x2", "automargin": true, "domain": [0, 0.425], "fixedrange": true, "gridwidth": 2, "matches": "y", "range": [0.0557, 0.1129], "showticklabels": false, "tickcolor": "white", "ticklen": 3, "ticks": "outside", "title": {"text": ""}, "type": "linear", "zeroline": false}, "yaxis3": {"anchor": "x3", "automargin": true, "domain": [0.575, 1], "fixedrange": true, "gridwidth": 2, "matches": "y", "range": [0.0557, 0.1129], "tickcolor": "white", "ticklen": 3, "ticks": "outside", "title": {"text": ""}, "type": "linear", "zeroline": false}, "yaxis4": {"anchor": "x4", "automargin": true, "domain": [0.575, 1], "fixedrange": true, "gridwidth": 2, "matches": "y", "range": [0.0557, 0.1129], "showticklabels": false, "tickcolor": "white", "ticklen": 3, "ticks": "outside", "title": {"text": ""}, "type": "linear", "zeroline": false}}}
